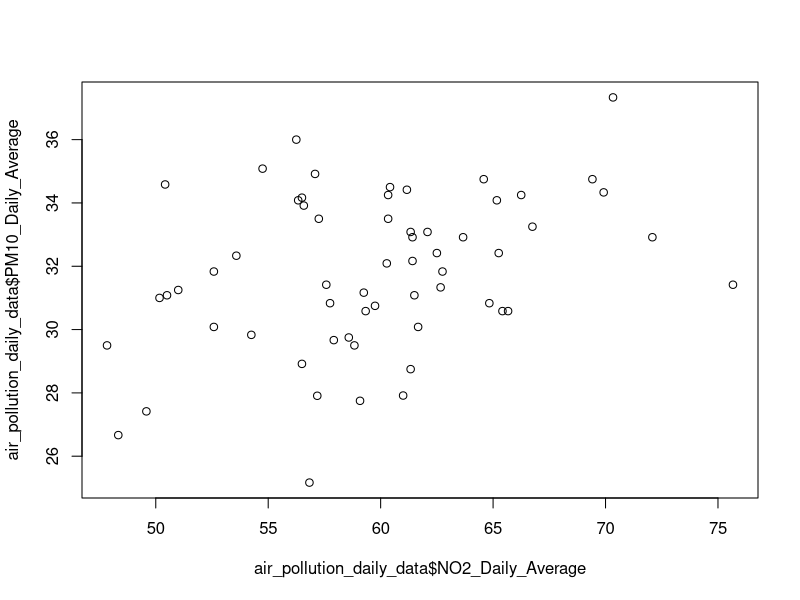
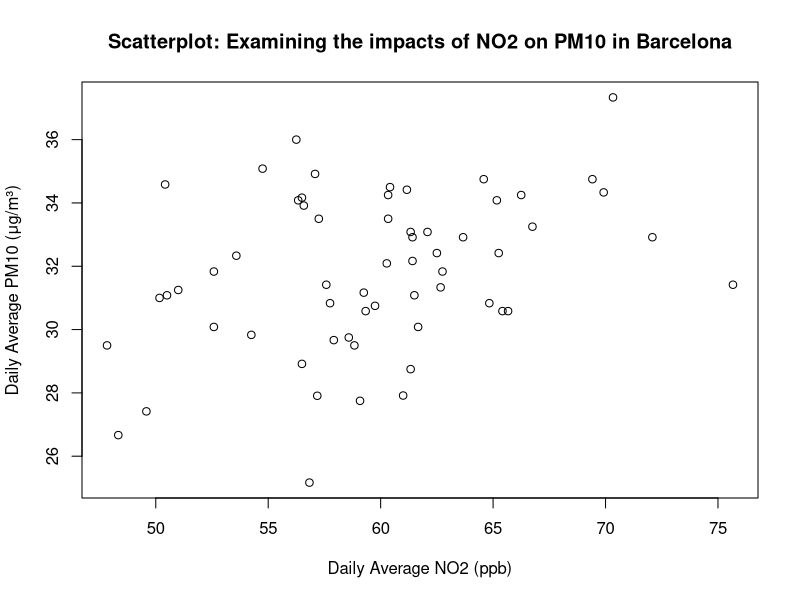
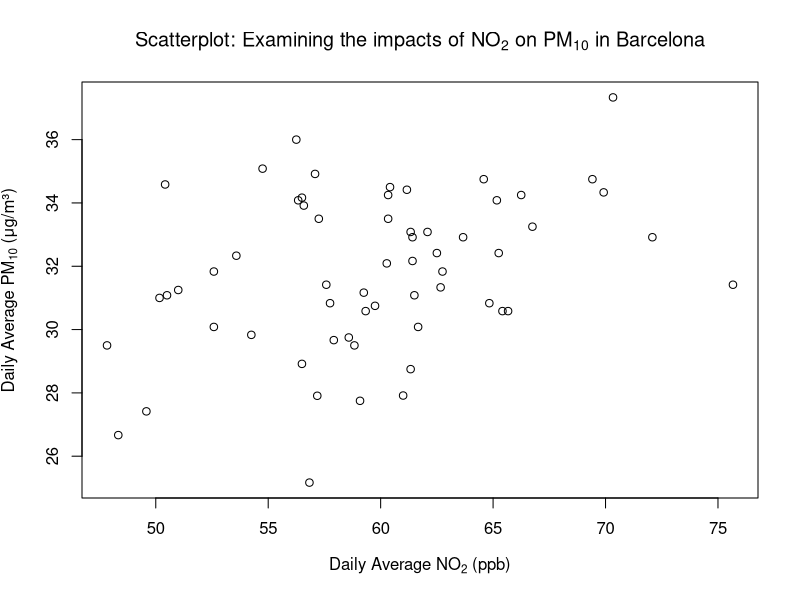
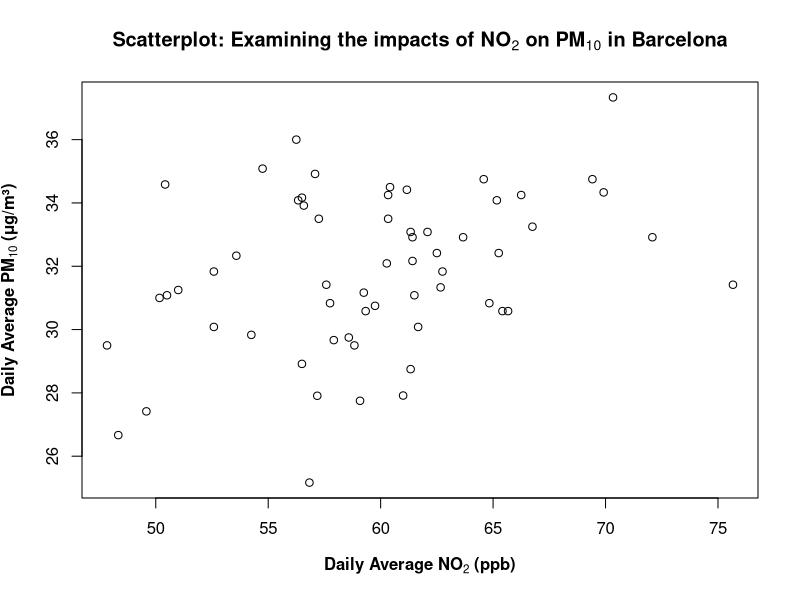
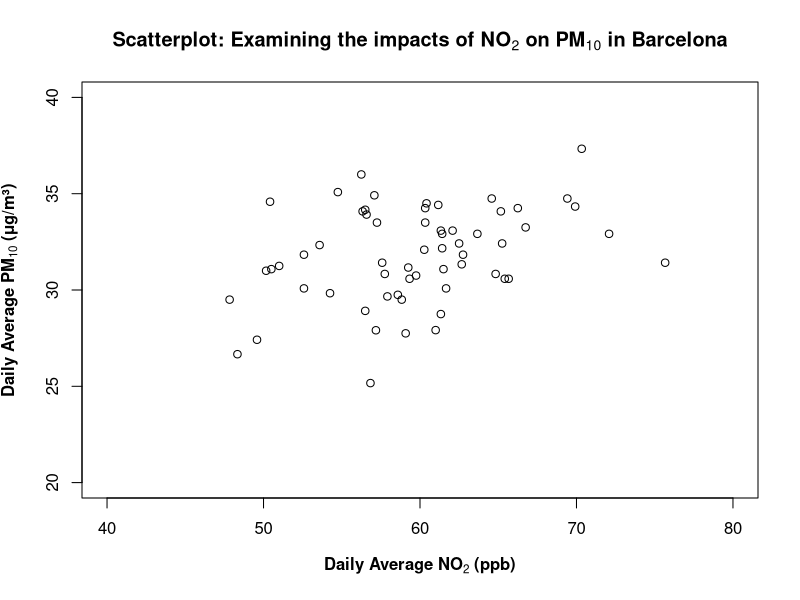
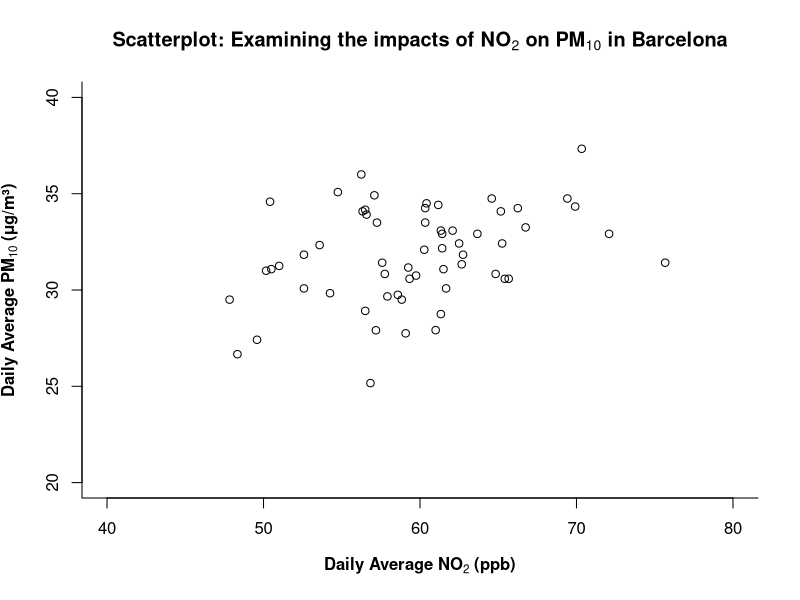
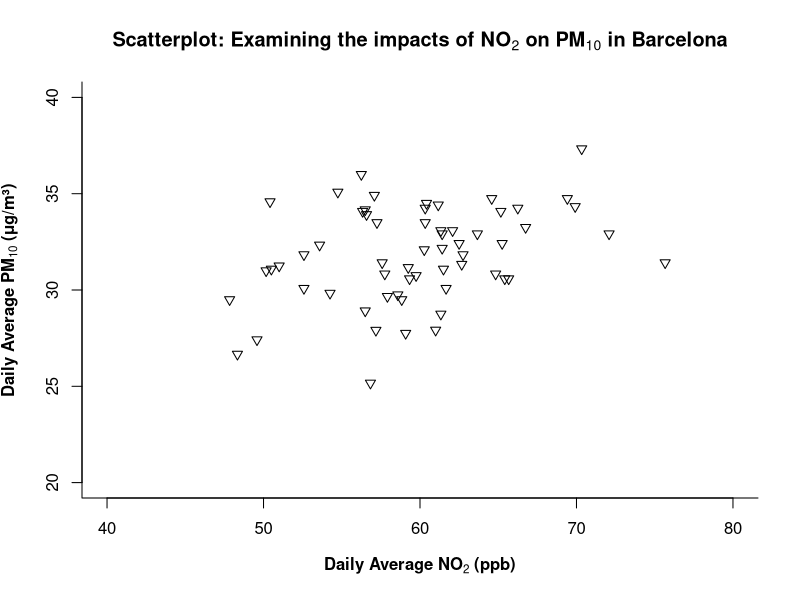
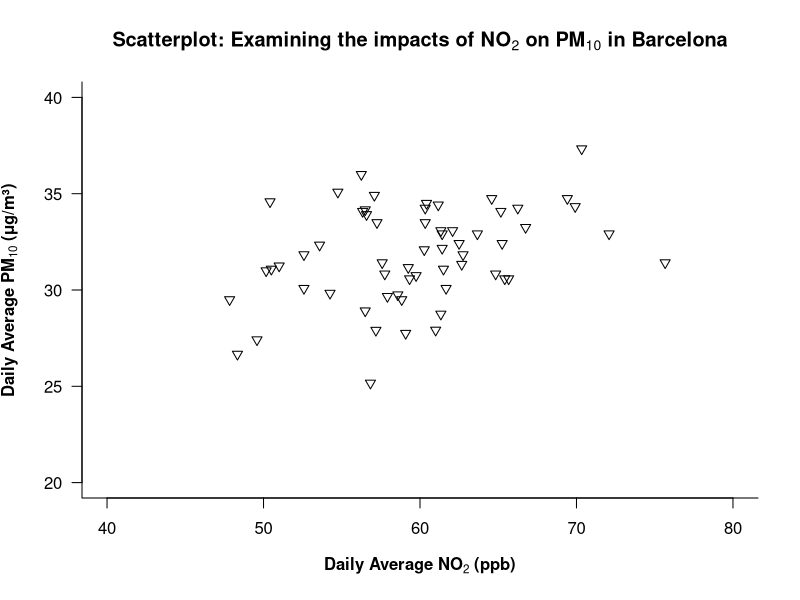

Recreate these plots in R, in order.
## ---- chunk 1
knitr::opts_knit$set(root.dir = "/Users/anwarmusah/Documents/Websites/GEOG0186/datasets/All Data")
knitr::opts_chunk$set(cache = FALSE)
## ---- chunk 2
air_pollution_daily_data <- read.csv("Barcelona_Air_Pollution_DayNight-Time_data.csv")
## ---- chunk 3
# Barebones scatterplot
plot(air_pollution_daily_data$NO2_Daily_Average, air_pollution_daily_data$PM10_Daily_Average)
## ---- chunk 4
plot(air_pollution_daily_data$NO2_Daily_Average, air_pollution_daily_data$PM10_Daily_Average,
     xlab = "Daily Average NO2 (ppb)", 
     ylab = "Daily Average PM10 (μg/m³)",
     main = "Scatterplot: Examining the impacts of NO2 on PM10 in Barcelona"
)
## ---- chunk 5
# Adding subscripts to axis labels
plot(air_pollution_daily_data$NO2_Daily_Average, air_pollution_daily_data$PM10_Daily_Average,
     xlab = expression("Daily Average NO"[2]*" (ppb)"), 
     ylab = expression("Daily Average PM"[10]*" (μg/m³)"),
     main = expression("Scatterplot: Examining the impacts of NO"[2]*" on PM"[10]*" in Barcelona")
)
## ---- chunk 6
plot(air_pollution_daily_data$NO2_Daily_Average, air_pollution_daily_data$PM10_Daily_Average,
     xlab = expression(bold("Daily Average NO"[2]*" (ppb)")), 
     ylab = expression(bold("Daily Average PM"[10]*" (μg/m³)")),
     main = expression(bold("Scatterplot: Examining the impacts of NO"[2]*" on PM"[10]*" in Barcelona"))
)
## ---- chunk 7
summary(air_pollution_daily_data$NO2_Daily_Average)
summary(air_pollution_daily_data$PM10_Daily_Average)
## ---- chunk 8
plot(air_pollution_daily_data$NO2_Daily_Average, air_pollution_daily_data$PM10_Daily_Average,
     xlab = expression(bold("Daily Average NO"[2]*" (ppb)")), 
     ylab = expression(bold("Daily Average PM"[10]*" (μg/m³)")),
     main = expression(bold("Scatterplot: Examining the impacts of NO"[2]*" on PM"[10]*" in Barcelona")), 
     ylim = c(20, 40),
     xlim = c(40, 80)
)
## ---- chunk 9
# add "bty=..." to control the outer frame/box type of plot
plot(air_pollution_daily_data$NO2_Daily_Average, air_pollution_daily_data$PM10_Daily_Average,
     xlab = expression(bold("Daily Average NO"[2]*" (ppb)")), 
     ylab = expression(bold("Daily Average PM"[10]*" (μg/m³)")),
     main = expression(bold("Scatterplot: Examining the impacts of NO"[2]*" on PM"[10]*" in Barcelona")), 
     ylim = c(20, 40),
     xlim = c(40, 80),
     bty = "L"
)
## ---- chunk 10
# Controlling the symbol type
plot(air_pollution_daily_data$NO2_Daily_Average, air_pollution_daily_data$PM10_Daily_Average,
     xlab = expression(bold("Daily Average NO"[2]*" (ppb)")), 
     ylab = expression(bold("Daily Average PM"[10]*" (μg/m³)")),
     main = expression(bold("Scatterplot: Examining the impacts of NO"[2]*" on PM"[10]*" in Barcelona")),
     ylim = c(20, 40),
     xlim = c(40, 80),
     bty = "L",
     pch = 25
)
## ---- chunk 11
plot(air_pollution_daily_data$NO2_Daily_Average, air_pollution_daily_data$PM10_Daily_Average,
     xlab = expression(bold("Daily Average NO"[2]*" (ppb)")), 
     ylab = expression(bold("Daily Average PM"[10]*" (μg/m³)")),
     main = expression(bold("Scatterplot: Examining the impacts of NO"[2]*" on PM"[10]*" in Barcelona")), 
     ylim = c(20, 40),
     xlim = c(40, 80),
     bty = "L",
     pch = 25,
     las = 1
)
## ---- chunk 12
# add colour to pooints
# add colour to main title
# add colour to axis title

plot(air_pollution_daily_data$NO2_Daily_Average, air_pollution_daily_data$PM10_Daily_Average,
     xlab = expression(bold("Daily Average NO"[2]*" (ppb)")), 
     ylab = expression(bold("Daily Average PM"[10]*" (μg/m³)")),
     main = expression(bold("Scatterplot: Examining the impacts of NO"[2]*" on PM"[10]*" in Barcelona")), 
     ylim = c(20, 40),
     xlim = c(40, 80),
     bty = "L",
     pch = 25,
     las = 1,
     col = "darkolivegreen",
     col.main = "darkolivegreen",
     col.lab = "darkolivegreen"
)
## ---- chunk 13
# Remove the default axes for full control by adding `axes = FALSE` in the `plot()`
plot(air_pollution_daily_data$NO2_Daily_Average, air_pollution_daily_data$PM10_Daily_Average,
     xlab = expression(bold("Daily Average NO"[2]*" (ppb)")), 
     ylab = expression(bold("Daily Average PM"[10]*" (μg/m³)")),
     main = expression(bold("Scatterplot: Examining the impacts of NO"[2]*" on PM"[10]*" in Barcelona")), 
     ylim = c(20, 40),
     xlim = c(40, 80),
     bty = "L",
     pch = 25,
     las = 1,
     col = "darkolivegreen",
     col.main = "darkolivegreen",
     col.lab = "darkolivegreen",
     axes = FALSE
)

# Here, we have full control of the x-axis - add the major ticks
axis(1, at = seq(40, 80, by = 10), labels = seq(40, 80, by = 10), tcl = -0.7)
# Here, we have full control of the y-axis - add the major ticks
axis(2, at = seq(20, 40, by = 5), labels = seq(20, 40, by = 5), las = 1, tcl = -0.7)

# Again, full control of the x-axis - add the minor ticks
axis(1, at = seq(40, 80, by = 1), labels = FALSE, tcl = -0.3)
# Again, full control of the y-axis - add the minor ticks
axis(2, at = seq(20, 40, by = 1), labels = FALSE, tcl = -0.3)

# Add "L" box back
box(bty = "L")
## ---- chunk 14
# Define categories for legend
categories <- c("Day-time", "Night-time")

# Map categories to colours and shapes automatically
colours <- c("lightblue", "grey")[as.factor(air_pollution_daily_data$DayType)]
shapes <- c(25, 17)[as.factor(air_pollution_daily_data$DayType)]
## ---- chunk 15
# Final customised plot
plot(air_pollution_daily_data$NO2_Daily_Average, air_pollution_daily_data$PM10_Daily_Average,
     xlab = expression(bold("Daily Average NO"[2]*" (ppb)")), 
     ylab = expression(bold("Daily Average PM"[10]*" (μg/m³)")),
     main = expression(bold("Scatterplot: Examining the impacts of NO"[2]*" on PM"[10]*" in Barcelona")), 
     ylim = c(20, 40),
     xlim = c(40, 80),
     bty = "L",
     pch = shapes,
     bg = colours,
     col = colours,
     las = 1,
     col.main = "darkolivegreen",
     col.lab = "darkolivegreen",
     axes = FALSE
)

# Add Major ticks
axis(1, at = seq(40, 80, by = 10), labels = seq(40, 80, by = 10), tcl = -0.7)
axis(2, at = seq(20, 40, by = 5), labels = seq(20, 40, by = 5), las = 1, tcl = -0.7)

# Add Minor ticks
axis(1, at = seq(40, 80, by = 1), labels = FALSE, tcl = -0.3)
axis(2, at = seq(20, 40, by = 1), labels = FALSE, tcl = -0.3)

# Add box back
box(bty = "L")

# Add legend
legend("topright", legend = categories, bty = "n",
       pch = c(25, 17), 
       col = c("lightblue", "grey"),
       pt.bg = c("lightblue", "grey"),
       title = expression(bold("Observation Type")))
## ---- chunk 16
boxplot(air_pollution_daily_data$NO2_Daily_Average ~ air_pollution_daily_data$DayType,
	col = c("lightblue", "grey"),
	main = expression(bold("NO"[2]*" Concentrations")),
	ylab = expression(bold("Concentration (μg/m³)")),
	xlab = ""
	)
## ---- chunk 17
boxplot(air_pollution_daily_data$PM10_Daily_Average ~ air_pollution_daily_data$DayType,
	col = c("lightblue", "grey"),
	main = expression(bold("PM"[10]*" Concentrations")),
	ylab = expression(bold("Concentration (μg/m³)")),
	xlab = ""
	)
## ---- chunk 18
par(mfrow = c(1, 2))

boxplot(air_pollution_daily_data$NO2_Daily_Average ~ air_pollution_daily_data$DayType,
	col = c("lightblue", "grey"),
	main = expression(bold("NO"[2]*" Concentrations")),
	ylab = expression(bold("Concentration (μg/m³)")),
	xlab = ""
)

boxplot(air_pollution_daily_data$PM10_Daily_Average ~ air_pollution_daily_data$DayType,
	col = c("lightblue", "grey"),
	main = expression(bold("PM"[10]*" Concentrations")),
	ylab = expression(bold("Concentration (μg/m³)")),
	xlab = ""
)
## ---- chunk 19
# reset plot layout
par(mfrow = c(1, 1))
